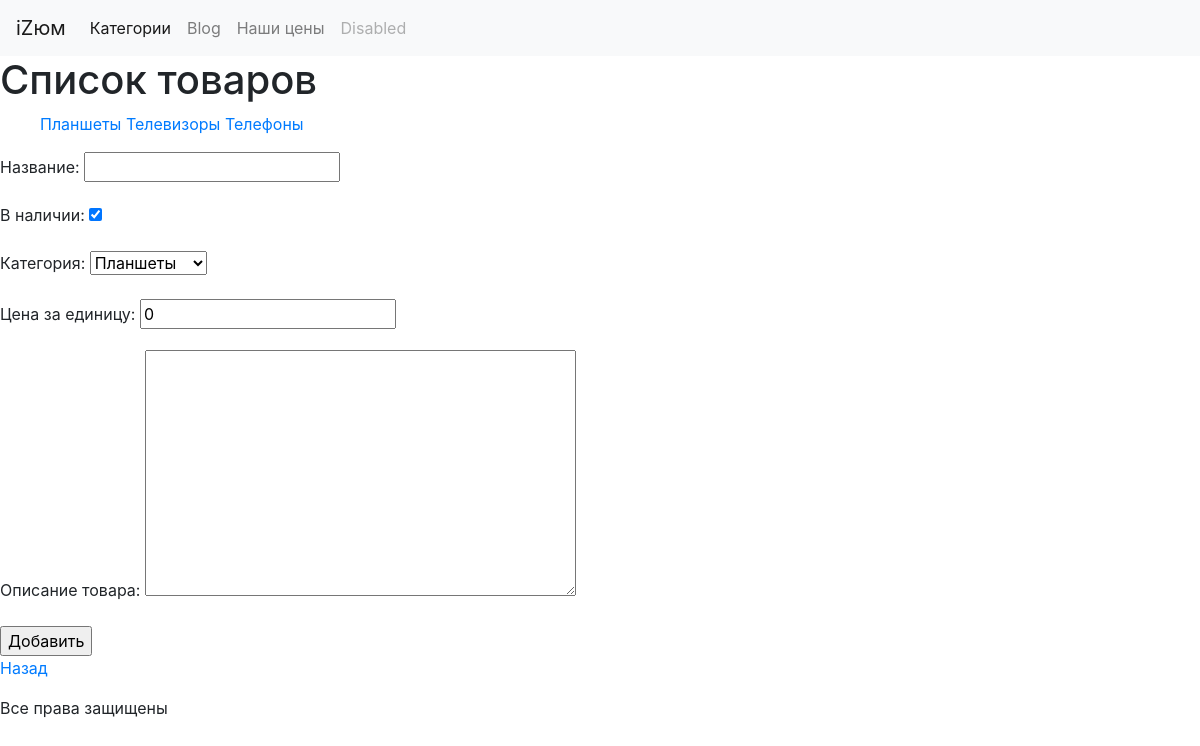
Page /goods/5/add/?page=1 on the committed database.
### page/models.py (models this page shows)
class Category(models.Model):
    name = models.CharField(max_length=100, unique=True, verbose_name="Название")
    description = models.TextField(verbose_name="Описание")
    class Meta:
        verbose_name = 'Категория'
        verbose_name_plural = "Категории"
    def __str__(self):
        return self.name

### page/twviews.py (the view, shortened to what this page needs)
# urls.py: url(r'^(?P<cat_id>\d+)/add/$', GoodCreate.as_view(), name="good_add"),
class GoodCreate(CreateView, GoodEditMixin):
    model = Good
    template_name = "good_add.html"
    fields = '__all__'  # в интернете нашел такое решение, но оно не работает ???
    def get(self, request, *args, **kwargs):
        if self.kwargs["cat_id"] != None:
            self.initial["category"] = Category.objects.get(pk=self.kwargs["cat_id"])
        return super(GoodCreate, self).get(request, *args, **kwargs)
    def get_context_data(self, **kwargs):
        context = super(GoodCreate, self).get_context_data(**kwargs)
        context["category"] = Category.objects.get(pk=self.kwargs["cat_id"])
        return context
    class Meta:
        fields = '__all__'

### page/twviews.py (called while the page is built)
    def get_context_data(self, **kwargs):
        context = super().get_context_data(**kwargs)
        context["cats"] = Category.objects.order_by("name")
        return context

    def get_context_data(self, **kwargs):
        context = super(GoodEditMixin, self).get_context_data(**kwargs)
        try:
            context["pn"] = self.request.GET["page"]
        except KeyError:
            context["pn"] = "1"
        return context

### templates/good_add.html (shortened to what this page needs)
{%extends "base.html" %}
{% block main %}
<form action="" method="post">
    {{form.as_p}}
    <input type="submit" value="Добавить">
</form>
<p><a href="{% url "index" cat_id=category.id %}?page={{pn}}">Назад</a></p>
{%endblock %}

### templates/base.html (shortened to what this page needs)
<!DOCTYPE html>
{% load staticfiles %}
<html lang="en">
<head>
    <link type="text/css" href="{%static "main.css" %}" rel="stylesheet">
    <link rel="stylesheet" href="https://stackpath.bootstrapcdn.com/bootstrap/4.1.3/css/bootstrap.min.css">
    <nav class="navbar navbar-expand-lg navbar-light bg-light">
  <a class="navbar-brand" href="{{index}}">iZюм</a>
  <div class="collapse navbar-collapse" id="navbarNavAltMarkup">
    <div class="navbar-nav">
      <a class="nav-item nav-link active" href="{{goods.category}}">Категории<span class="sr-only">(current)</span></a>
      <a class="nav-item nav-link" href="/blog/">Blog</a>
      <a class="nav-item nav-link" href="#">Наши цены</a>
      <a class="nav-item nav-link disabled" href="#">Disabled</a>
    </div>
  </div>
</nav>
</head>
<body>
<div id="header">
    <h1>Список товаров</h1>
</div>
<div id="leftmenu">
    <ul>
        {% for cat in cats %}
        {% url "index" cat_id=cat.id as cat_url %}
        <a href="{{cat_url }}">{{cat.name}}</a>
        {%endfor %}
    </ul>
</div>
<div id="main">
    {% block main %}
    {%endblock%}
</div>
<div id="footer">
    <p>Все права защищены</p>
</div>
</body>
</html>

### rows in the picture
Category: name "Планшеты"
Category: name "Телевизоры"
Category: name "Телефоны"
